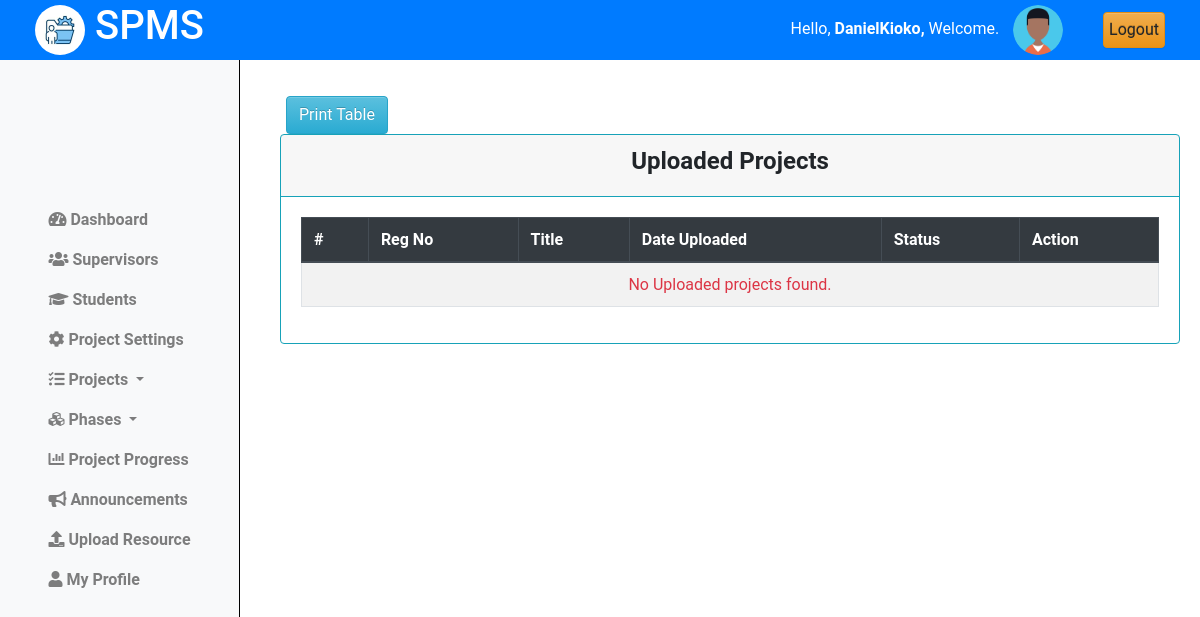
The page /coordinator/titles/uploaded_titles/ (signed in) on the database as committed earlier.
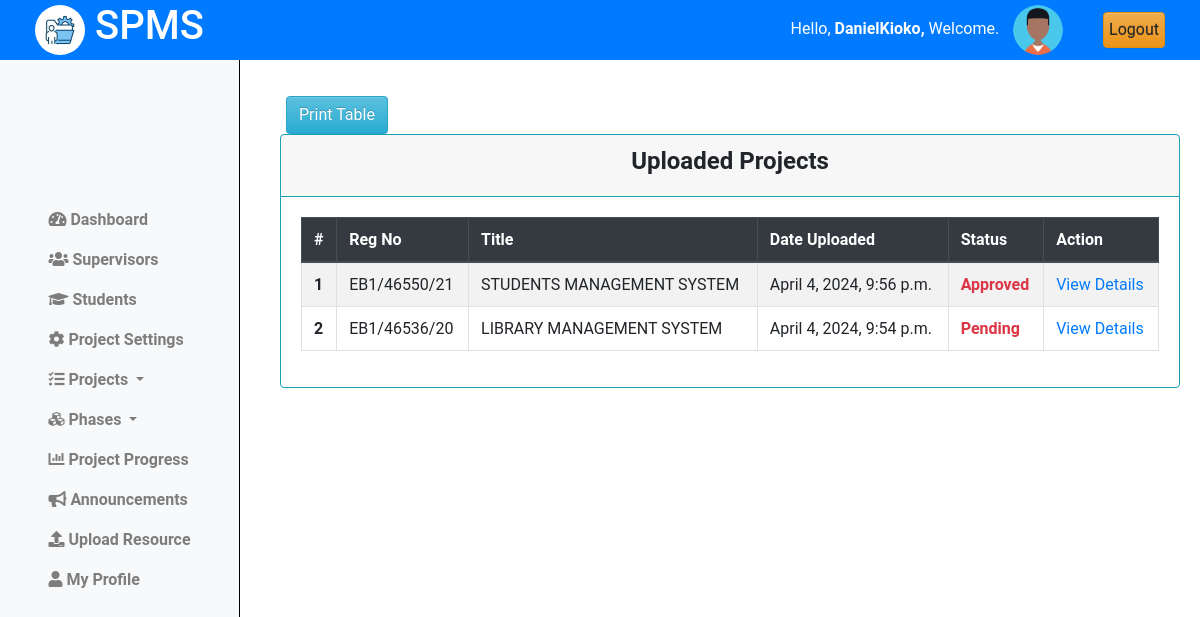
The same page on the database as committed later.
### projectsApp/models.py (models this page shows, shortened)
class Projects(models.Model):
    student = models.ForeignKey(Student, on_delete=models.CASCADE)
    title = models.CharField(max_length=255)
    description = models.TextField()
    objectives = models.TextField()
    lecturer = models.ForeignKey(Lecturer, on_delete=models.SET_NULL, null=True, blank=True)
    status = models.CharField(max_length=50, choices=[
        ('pending', 'Pending'),
        ('approved', 'Approved'),
        ('rejected', 'Rejected')
    ], default='Pending')
    created_at = models.DateTimeField(auto_now_add=True)
    updated_at = models.DateTimeField(auto_now=True)

class Student(models.Model):
    regno = models.CharField(max_length=255, unique=True)
    email = models.EmailField(max_length=255, unique=True)
    name = models.CharField(max_length=255)
    phone_number = models.IntegerField(null=True, blank=True)
    intake_year = models.PositiveSmallIntegerField(default=2024)
    password = models.CharField(max_length=128, null=False, blank=False)
    user_id = models.AutoField(primary_key=True)
    last_login = models.DateTimeField(blank=True, null=True)
    USERNAME_FIELD = 'email'
    REQUIRED_FIELDS = ['regno', 'name', 'phone_number']
    class Meta:
        db_table = "students"

### projectsApp/AccessControl.py (the view)
    @login_required
    def wrapper(request, *args, **kwargs):
        if not isinstance(request.user, Coordinator):
            return redirect('cordinator_login')
        return function(request, *args, **kwargs)

### projectsApp/AccessControl.py (called while the page is built)
def coordinator_required(function):
    @login_required
    def wrapper(request, *args, **kwargs):
        if not isinstance(request.user, Coordinator):
            return redirect('cordinator_login')
        return function(request, *args, **kwargs)
    return wrapper

### projectsApp/views.py (called while the page is built)
@coordinator_required
def view_projects(request):
    projects = Projects.objects.all().order_by('-created_at')
    context = {
        'projects':projects
        }
    return render(request, 'cordinator/projects.html',context)

### projectsApp/templates/cordinator/projects.html (shortened to what this page needs)
{% extends 'base_cord.html' %}
{% load static %}
{% block content %}
{% include 'column1_cord.html' %}
<div class="content">
    <div class="container-fluid">
        <div class="row">
            <div class="text-center mt-3 ml-3">
                <button id="print-button" onclick="printTable()" class="btn btn-info">Print Table</button>
            </div>
            <div class="card border-info">
                <div class="card-header text-center border-info">
                    <h4><b>Uploaded Projects</b></h4>
                </div>
                <div class="card-body">
                    <table id="print-table" class="table table-bordered table-hover  table-striped border-info">
                        <thead class="thead-dark">
                            <tr>
                                <th scope="col">#</th>
                                <th scope="col">Reg No</th>
                                <th scope="col">Title</th>
                                <th scope="col">Date Uploaded</th>
                                <th scope="col">Status</th>
                                <th scope="col">Action</th>
                            </tr>
                        </thead>
                        <tbody>
                            {% if projects.exists %}
                                {% for project in projects %}
                                    <tr>
                                        <th scope="row">{{forloop.counter}}</th>
                                        <td>{{project.student.regno|upper}}</td>
                                        <td>{{project.title|upper}}</td>
                                        <td>{{project.created_at}}</td>
                                        <td class="text-danger "><b>{{project.status|title}}</b></td>
                                        <td><a href="{% url "view_project_details" project.id%}"> View Details </a></td>
                                    </tr>
                            {% endfor %}
                            {% else %}
                                <tr>
                                    <td colspan="6" class="text-center text-danger">No Uploaded projects found.</td>
                                </tr>
                            {% endif %}
                        </tbody>
                    </table>
                </div>
            </div>
        </div>
    </div>
</div>
<link rel="stylesheet" href="{% static 'css/mystudents.css' %}">
{% endblock %}

Rows that differ between the two databases and show on the page:
added Projects: student.regno "EB1/46550/21", title "STUDENTS MANAGEMENT SYSTEM", created_at "April 4, 2024, 9:56 p.m.", status "Approved"
added Projects: student.regno "EB1/46536/20", title "LIBRARY MANAGEMENT SYSTEM", created_at "April 4, 2024, 9:54 p.m.", status "Pending"
Other text that changed with them:
text no longer shown: "No Uploaded projects found."
